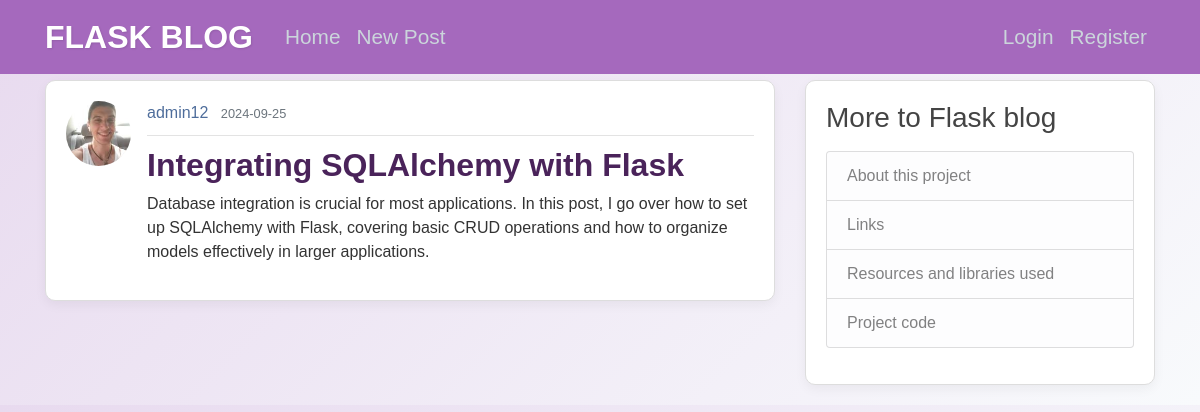
/post/1, run on the app's committed database.
### flaskblog/models.py (models this page shows, shortened)
class User(db.Model, UserMixin):
    id = db.Column(db.Integer, primary_key=True)
    username = db.Column(db.String(20), unique=True, nullable=False)
    email = db.Column(db.String(120), unique=True, nullable=False)
    image_file = db.Column(db.String(20), nullable=False, default='default.jpg')
    password = db.Column(db.String(60), nullable=False)
    posts = db.relationship('Post', backref='author', lazy=True)

class Post(db.Model):
    id = db.Column(db.Integer, primary_key=True)
    title = db.Column(db.String(100), nullable=False)
    date_posted = db.Column(db.DateTime, nullable=False, default=datetime.utcnow)
    content = db.Column(db.Text, nullable=False)
    user_id = db.Column(db.Integer, db.ForeignKey('user.id'), nullable=False)

### flaskblog/posts/routes.py (the view)
@posts.route("/post/<int:post_id>")
def post(post_id):
    post = Post.query.get_or_404(post_id)
    return render_template('post.html', title=post.title, post=post)

### flaskblog/templates/post.html (shortened to what this page needs)
{% extends "layout.html" %}
{% block content %}
<article class="media content-section">
    <img class="rounded-circle article-img"
        src="{{ url_for('static', filename='profile_pics/' + post.author.image_file) }}">
    <div class="media-body">
        <div class="article-metadata">
            <a class="mr-2" href="{{ url_for('users.user_posts', username=post.author.username) }}">{{
                post.author.username }}</a>
            <small class="text-muted">{{ post.date_posted.strftime('%Y-%m-%d') }}</small>
        </div>
        <h2 class="article-title">{{ post.title }}</h2>
        <p class="article-content">{{ post.content }}</p>
    </div>
</article>
{% endblock content %}

### flaskblog/static/main.css (style rules this page uses)
body { background: linear-gradient(135deg, #E8DAEF, #f8fafc); color: #333333; margin-top: 5rem; font-family: 'Arial', sans-serif; transition: background 0.5s ease-in-out; }
h2, h3, h4, h5, h6 { color: #444444; transition: color 0.3s ease; }
.content-section { background: #ffffff; padding: 20px; border: 1px solid #dddddd; border-radius: 10px; margin-bottom: 20px; box-shadow: 0px 4px 12px rgba(0, 0, 0, 0.05); transition: box-shadow 0.3s ease, transform 0.3s ease; }
.article-title { color: #4A235A; font-weight: bold; transition: color 0.3s ease; }
.article-metadata { padding-bottom: 10px; margin-bottom: 10px; border-bottom: 1px solid #e3e3e3; }
.media { display: flex; align-items: flex-start; }
.media-body { flex: 1; }
.article-img { width: 65px; height: 65px; margin-right: 16px; }
a { color: #4e6d9b; transition: color 0.3s ease; }
button, .btn, .nav-link, .article-title { animation: bounce 2s infinite ease-in-out; animation-delay: 1s; }

### data on the page
User: image_file (picture), author.username "admin12"
Post: date_posted "2024-09-25", title "Integrating SQLAlchemy with Flask", content "Database integration is crucial for most applications. In this post, I go over how to set up SQLAlchemy with Flask, covering basic CRUD operations and how to organize models effectively in larger applications."
